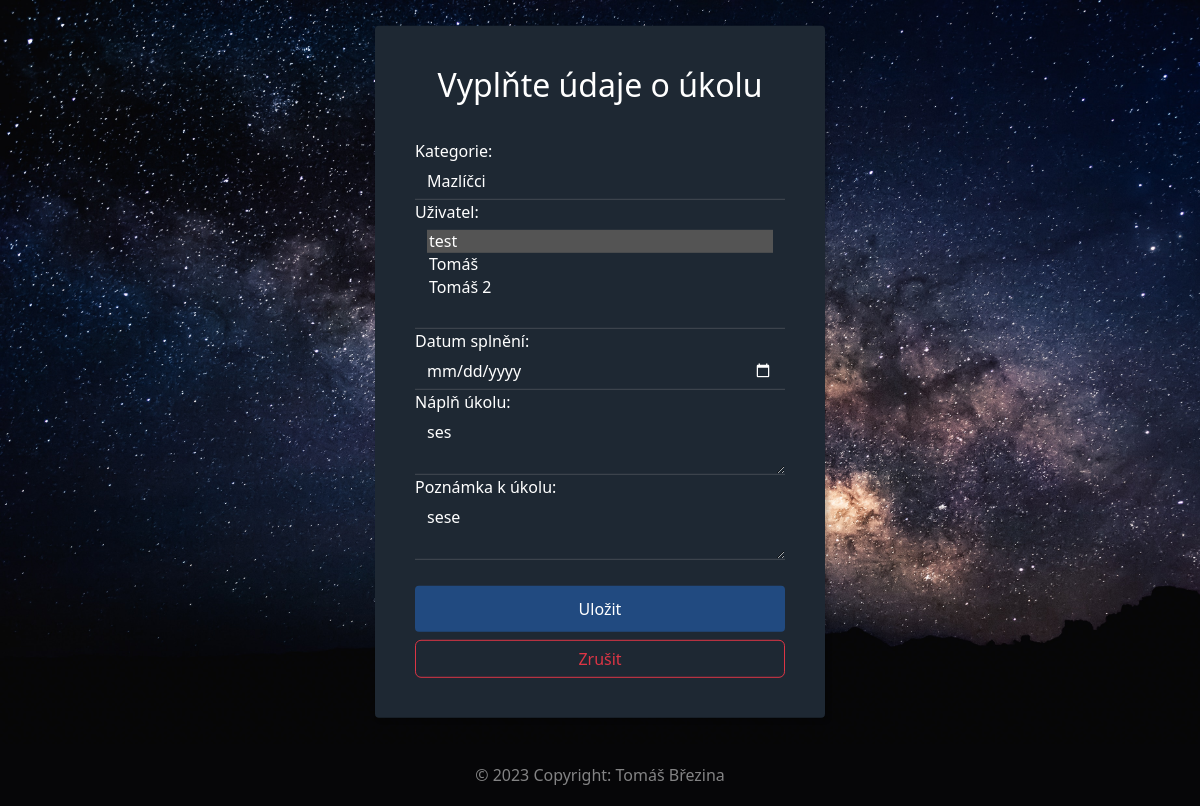
The app's page /zmenaUkolu.php?id=76 (signed in) with its own data.
### tables this page shows
CREATE TABLE `posts` (
  `post_id` int(11) NOT NULL,
  `category_id` smallint(6) NOT NULL,
  `text` text NOT NULL,
  `poznamka` text NOT NULL,
  `updated` text NOT NULL,
  `splneno` tinyint(1) NOT NULL DEFAULT 1
);

CREATE TABLE `categories` (
  `category_id` smallint(6) NOT NULL,
  `name` varchar(30) NOT NULL,
  `family_id` int(11) NOT NULL
);

CREATE TABLE `users_posts` (
  `user_id` int(11) NOT NULL,
  `post_id` int(11) NOT NULL
);

### zmenaUkolu.php (the view, shortened to what this page needs)
<?php
require_once 'user.inc.php';
$postId='';
$postCategory=(!empty($_REQUEST['category'])?intval($_REQUEST['category']):'');
$postText='';
$postPoznamka='';
$postDate='';
if (!empty($_REQUEST['id'])){
    $postQuery=$db->prepare('SELECT * FROM posts JOIN users_posts USING (post_id) JOIN users USING (user_id) WHERE post_id=:id LIMIT 1');
    $postQuery->execute([':id'=>$_REQUEST['id']]);
    if ($post=$postQuery->fetch(PDO::FETCH_ASSOC)){
        $postId=$post['post_id'];
        $postCategory=$post['category_id'];
        $postText=$post['text'];
        $postPoznamka=$post['poznamka'];
        $userNamesQuery=$db->prepare('SELECT user_id FROM posts JOIN users_posts USING (post_id) JOIN users USING (user_id) WHERE post_id=:id');
        $userNamesQuery->execute([':id'=>$_REQUEST['id']]);
        $userNameForSelect=$userNamesQuery->fetchAll(PDO::FETCH_ASSOC);
        $ids = array_column($userNameForSelect, 'user_id');
    }else{
        exit('Tento úkol neexistuje.');
    }
}
$errors=[];
include 'header.inc.php';
?>
    <div class="login-dark" data-bs-theme="dark">
    <form method="post" class="big-form">
        <h2 style="padding-bottom: 35px;">Vyplňte údaje o úkolu</h2>
        <div class="form-group">
            <label for="category">Kategorie:</label>
            <select name="category" id="category" required class="form-control <?php echo (!empty($errors['category'])?'is-invalid':''); ?>">
                <?php
                $categoryQuery=$db->prepare('SELECT * FROM categories WHERE family_id=:family_id ORDER BY name;');
                $categoryQuery->execute([
                        ':family_id'=>$_SESSION['family_id']
                ]);
                $categories=$categoryQuery->fetchAll(PDO::FETCH_ASSOC);
                if (!empty($categories)){
                    foreach ($categories as $category){
                        echo '<option value="'.$category['category_id'].'" '.($category['category_id']==$postCategory?'selected="selected"':'').'>'.htmlspecialchars($category['name']).'</option>';
                    }
                }
                ?>
            </select>
        </div>
        <div class="form-group">
            <label for="username">Uživatel:</label>
            <select name="username[]" multiple id="username" required class="form-control <?php echo (!empty($errors['username'])?'is-invalid':''); ?>">
                <?php
                $userQuery=$db->prepare('SELECT * FROM users WHERE family_id=:family_id ORDER BY name;');
                $userQuery->execute([
                    ':family_id'=>$_SESSION['family_id']
                ]);
                $users=$userQuery->fetchAll(PDO::FETCH_ASSOC);
                if (!empty($users)){
                    foreach ($users as $user){
                      if ($postId) {
                          echo '<option value="'.$user['user_id'].'" '.(in_array($user['user_id'],$ids)?'selected="selected"':'').'>'.htmlspecialchars($user['name']).'</option>';
                      } else {
                          echo '<option value="'.$user['user_id'].'">'.htmlspecialchars($user['name']).'</option>';
                      }
                    }
                }
                ?>
            </select>
        </div>
        <div class="form-group">
            <label for="updated">Datum splnění:</label>
            <input type="date" name="updated" id="updated" required class="form-control <?php echo (!empty($errors['updated'])?'is-invalid':''); ?>"><?php echo htmlspecialchars($postDate)?></input>
        </div>
        <div class="form-group">
            <label for="text">Náplň úkolu:</label>
            <textarea name="text" id="text" required class="form-control <?php echo (!empty($errors['text'])?'is-invalid':''); ?>"><?php echo htmlspecialchars($postText)?></textarea>
        </div>
        <div class="form-group">
            <label for="poznamka">Poznámka k úkolu:</label>
            <textarea name="poznamka" id="poznamka" class="form-control <?php echo (!empty($errors['poznamka'])?'is-invalid':''); ?>"><?php echo htmlspecialchars($postPoznamka)?></textarea>
        </div>
        <div class="d-grid gap-2">
        <button type="submit" class="btn btn-primary">Uložit</button>
        <a href="index.php" class="btn btn-outline-danger">Zrušit</a>
        </div>
    </form>
    </div>
<?php
include 'footer.inc.php';

### stylesheet.css (style rules this page uses)
.login-dark { min-height:93vh; background:#475d62 url(images/cosmic-timetraveler-LhDWW8PhPoE-unsplash.jpg); background-size:cover; position:relative; }
.login-dark .big-form { max-width:450px; width:90%; background-color:#1e2833; padding:40px; border-radius:4px; transform:translate(-50%, -50%); position:absolute; top:50%; left:50%; color:#fff; box-shadow:3px 3px 4px rgba(0,0,0,0.2); }
.login-dark form .form-control { background-color: #1e2833; border:none; border-bottom:1px solid #434a52; border-radius:0; box-shadow:none; outline:none; color:inherit; }
.login-dark form .btn-primary { background:#214a80; border:none; border-radius:4px; padding:11px; box-shadow:none; margin-top:26px; text-shadow:none; outline:none; }
h2 { text-align: center; margin: 0; }

### records on screen
posts: category "Mazlíčci"
users_posts: text "ses", poznamka "sese"

### other values on screen
form field value "test ☑ / Tomáš / Tomáš 2"
